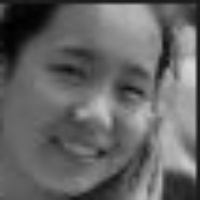
#> input picture OpenCv/face_predict/data/houyue/0.jpg, 200 x 200 px
$ python HistogramClassifier.py
#> lines starting #> are read from the running program, lines starting #| are printed output that depends on the picture; after the words box and inside, x2 and y2 are one past the last pixel; in counts of white or black regions, pixels touching at a corner belong together
import cv2
from cv2 import face
import sys
import numpy as np

face_cascade = cv2.CascadeClassifier('./cascades/haarcascade_frontalface_default.xml')
smile_cascade = cv2.CascadeClassifier('./cascades/haarcascade_smile.xml')
eye_cascade = cv2.CascadeClassifier('./cascades/haarcascade_eye.xml')


# 静态人脸检测
# [71 lines left out: functions detect, detect_save, detect_video, generate, not called in this run]


def read_images(path, sz=None):
#> called with path = './data'
    c = 0
    X, y = [], []
    for dirname, dirnames, filenames in cv2.os.walk(path):  # 返回根目录、文件夹列表、文件夹以外的文件
        for subdirname in dirnames:  # 遍历文件夹列表
            subject_path = cv2.os.path.join(dirname, subdirname)  # 加上内层文件路径

            for filename in cv2.os.listdir(subject_path):  # 再遍历内层文件
                try:
                    if (filename == ".directory"):
                        continue
                    filepath = cv2.os.path.join(subject_path, filename)
                    im = cv2.imread(cv2.os.path.join(subject_path, filename), cv2.IMREAD_GRAYSCALE)
#> im is the input picture: shape (200, 200); min 0, max 214, mean 101.1

                    if (sz is not None):
                        im = cv2.resize(im, (200, 200))
                    X.append(np.asarray(im, dtype=np.uint8))
                    y.append(c)

                except IOError:
                    print("I/O error({0}):{1}".format(IOError.errno, IOError.strerror))

                except:
                    print("Unexpected error:", sys.exc_info()[0])
                    raise

            c = c + 1
#> c = 1
    return [X, y]


def face_rec(path, out_dir):
    count = 0
    names = ['houyue', 'wanghao']
    [X, y] = read_images(path)
    y = np.asarray(y, dtype=np.int32)

    model = face.EigenFaceRecognizer_create()

    model.train(np.asarray(X), np.asarray(y))
    camera = cv2.VideoCapture(0)

    while True:
        read, img = camera.read()
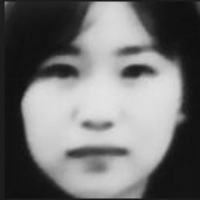
#> input picture OpenCv/face_predict/data/houyue/4.jpg, 200 x 200 px, given in place of the camera
#> img is the input picture: shape (200, 200, 3); min 14, max 228, mean 113.9
        faces = face_cascade.detectMultiScale(img, 1.1, 5)
#> faces = [[15, 11, 177, 177]]

        for (x, y, w, h) in faces:
            cv2.rectangle(img, (x, y), (x + w, y + h), (255, 0, 0), 2)
            gray = cv2.cvtColor(img, cv2.COLOR_RGB2GRAY)
            roi = gray[x:x + w, y:y + h]

            try:
                roi = cv2.resize(roi, (200, 200), interpolation=cv2.INTER_LINEAR)
                params = model.predict(roi)

                print("Label:%s,Confidence:%.2f" % (names[params[0]], params[1]))
                cv2.putText(img, names[params[0]], (x, y - 20),
                            cv2.FONT_HERSHEY_SIMPLEX, 1, 255, 2)
            except:
                continue
#> this loop made 1 pass
#> (x, y, w, h, params) on pass 1: (15, 11, 177, 177, (0, 5363.1))
#| Label:houyue,Confidence:5363.13
#> pass 1, in face_rec, `gray = cv2.cvtColor(img, cv2.COLOR_RGB2GRAY)`:
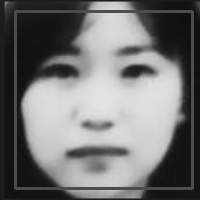
#> gray: shape (200, 200); min 14, max 228, mean 115.3
#> pass 1, in face_rec, `roi = gray[x:x + w, y:y + h]`:
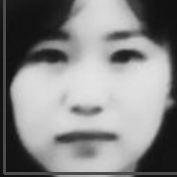
#> roi: shape (177, 177); min 15, max 228, mean 134.2
#> after the loop:
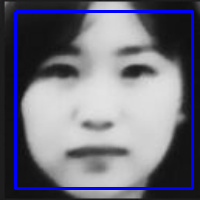
#> img: shape (200, 200, 3); 5.3% of pixels changed, all inside (x1, y1, x2, y2) = (14, 10, 194, 190)
        cv2.imshow('camera', img)
        cv2.imwrite(out_dir + '/%s.jpg' % str(count), img)
        if cv2.waitKey(1000) & 0xff == ord("q"):
#> (key q is pressed here)
            break
        count += 1
    cv2.destroyAllWindows()


# [40 lines left out: functions face_rec_img, show_pic, not called in this run]


if __name__ == '__main__':
    train_path = './data'
    predict_path = './result'
    local_img_path = 'D:\\Desktop\\picture\\img'

    # 静态人脸裁剪
    # detect('D:\\Desktop\\src.jpg')

    # 本地批量图片人脸裁剪
    # detect(local_img_path)

    # 摄像头动态人脸检测
    # detect_video()

    # 摄像头人脸裁剪保存到本地
    # generate()

    # 显示训练数据集
    # show_pic(train_path)

    # 训练人脸识别,,通过摄像头进行预测
    face_rec(train_path,predict_path)

    # 本地图片识别
    # face_rec_img('./data',local_img_path)
